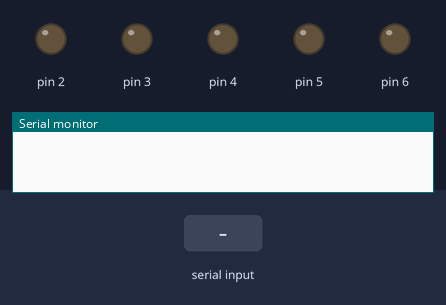
The sketch below on a simulated Arduino Uno, built with avr-gcc and run on an emulated ATmega328P. Shown: output pins drawn as LEDs (lit = HIGH), the last lines printed to the serial monitor. The test bench sets the inputs (shaded band).

Above: at 1.2 s.
1.3 s: "1" received over Serial
At 2.5 s:
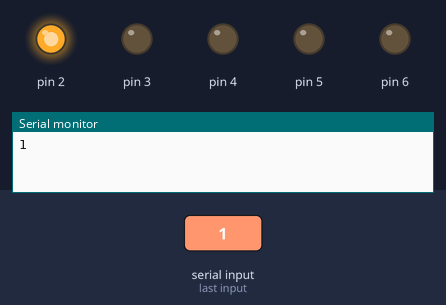
2.8 s: "2" received over Serial
At 3.6 s:
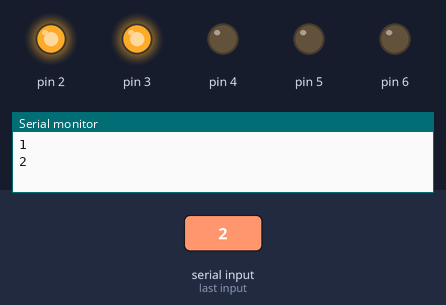
4.3 s: "6" received over Serial
At 4.8 s:
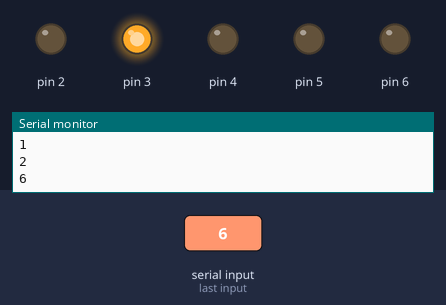
5.8 s: "3" received over Serial
At 7.0 s:
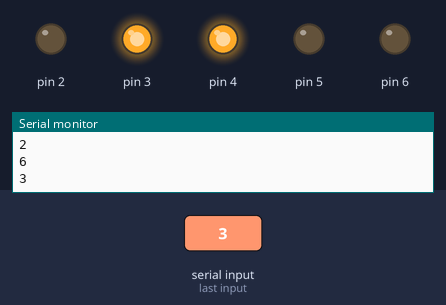
7.3 s: "7" received over Serial
At 8.3 s:
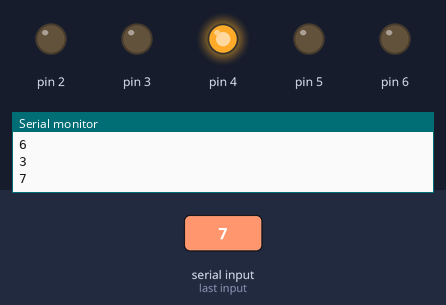
8.8 s: "4" received over Serial
At 9.4 s:
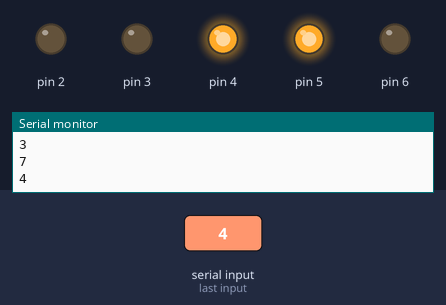
Timing chart, 0 to 11.3 s (numbered marks = the images above; inputs shaded):
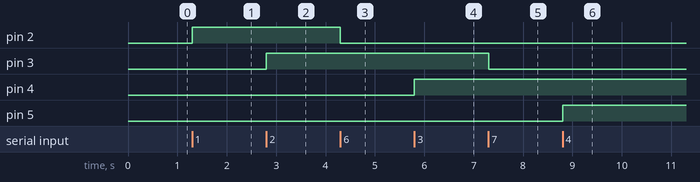

The sketch:

test.ino
```cpp
#include<Servo.h>
Servo myservo;

char inp='a';

void setup(){
  Serial.begin(9600);
  pinMode(6,OUTPUT);
  pinMode(5,OUTPUT);
  pinMode(4,OUTPUT);
  pinMode(3,OUTPUT);
  pinMode(2,OUTPUT);
}

void loop(){
//  myservo.write(180);
//  myservo.write(0);
//  digitalWrite(8,HIGH);
  while(Serial.available()){
    inp=Serial.read();
    Serial.println(inp);
  }
  //1
  if(inp=='1')
    digitalWrite(2,HIGH);
  else if(inp=='6')
    digitalWrite(2,LOW);
  //2
  if(inp=='2')
    digitalWrite(3,HIGH);
  else if(inp=='7')
    digitalWrite(3,LOW);
  //3
  if(inp=='3')
    digitalWrite(4,HIGH);
  else if(inp=='8')
    digitalWrite(4,LOW);
  //4
  if(inp=='4')
    digitalWrite(5,HIGH);
  else if(inp=='9')
    digitalWrite(5,LOW);
  //5
  if(inp=='5')
    digitalWrite(6,HIGH);
  else if(inp=='0')
    digitalWrite(6,LOW);
}
```

Measured:
- after the input at 1.3 s, pin 2: LOW → HIGH at once
- after the input at 2.8 s, pin 3: LOW → HIGH at once
- after the input at 4.3 s, pin 2: HIGH → LOW at once
- after the input at 5.8 s, pin 4: LOW → HIGH at once
- after the input at 7.3 s, pin 3: HIGH → LOW at once
- after the input at 8.8 s, pin 5: LOW → HIGH at once
